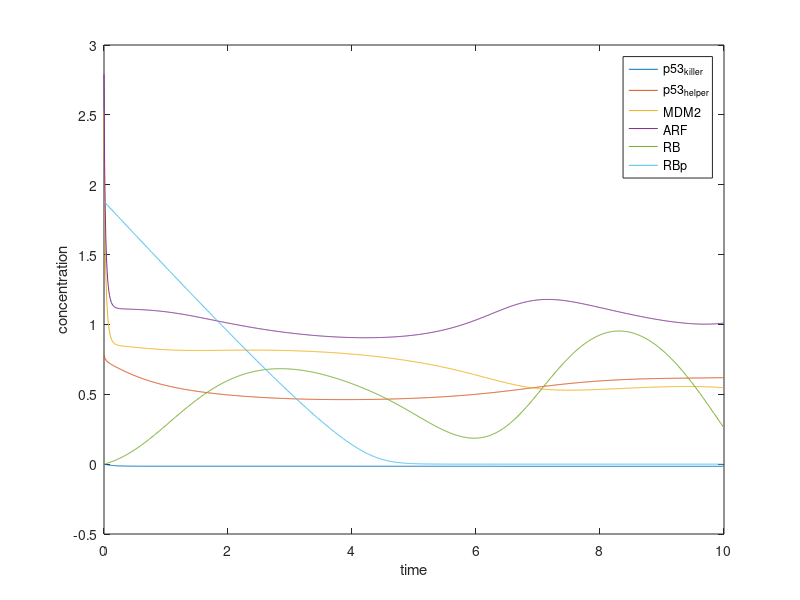

This chart was generated by the following MATLAB code:
clc
clear all;

T_end = 10;
delta_t = 0.01;
N = T_end/delta_t;
timeline = 0:delta_t:(T_end - delta_t);

MDM2_initial = 2.53;
ARF_initial = 2.79;
ARF_MDM2_initial = 1.99;
E2F1_initial = 0.9;
RBp_initial = 1.88;
RB_E2F1_initial = 0;
RB_initial = 0;
% ?
p53helper_initial = 0.78;
p53killer_initial = 0;

p53helper = zeros(1, N);
p53killer = zeros(1, N);
MDM2 = zeros(1, N);
ARF = zeros(1, N);
ARF_MDM2 = zeros(1, N);
E2F1 = zeros(1, N);
RBp = zeros(1, N);
RB_E2F1 = zeros(1, N);
RB = zeros(1, N);
p53killer(1) = p53killer_initial;
p53helper(1) = p53helper_initial;
MDM2(1) = MDM2_initial;
ARF(1) = ARF_initial;
ARF_MDM2(1) = ARF_initial;
E2F1(1) = E2F1_initial;
RBp(1) = RBp_initial;
RB_E2F1(1) = RB_E2F1_initial;
RB(1) = RB_initial;

for i = 2 : N        
    p53helper(i) = p53helper(i - 1) + delta_t * (0.5 - (0.1 + MDM2(i - 1)) * p53helper(i - 1) + 0.5 * p53killer(i - 1) / (0.1 + p53killer(i - 1)));
    p53killer(i) = p53killer(i - 1) + delta_t * (-0.5 * p53killer(i - 1) / (0.1 + p53killer(i - 1)) - (0.1 + MDM2(i - 1) * p53killer(i - 1)));
    MDM2(i) = MDM2(i - 1) + delta_t * (0.02 + 0.3 * (p53killer(i - 1) + p53helper(i - 1)) - 0.1 * MDM2(i - 1) - 10 * ARF(i - 1) * MDM2(i - 1) + 2.1 * ARF_MDM2(i - 1));
    ARF(i) = ARF(i - 1) + delta_t * (0.01 + 0.3 * E2F1(i - 1) - 0.1 * ARF(i - 1) - 10 * ARF(i - 1) * MDM2(i - 1) + 2.1 * ARF_MDM2(i - 1));
    ARF_MDM2(i) = ARF_MDM2(i - 1) + delta_t * (10 * ARF(i - 1) * MDM2(i - 1) - 2 * ARF_MDM2(i - 1) - 0.1 * ARF_MDM2(i - 1) - 0.1 * ARF_MDM2(i - 1));
    E2F1(i) = E2F1(i - 1) + delta_t * (-5 * RB(i - 1) * E2F1(i - 1) + RB_E2F1(i - 1));
    RBp(i) = RBp(i - 1) + delta_t * (-0.5 * RBp(i - 1) / (0.1 + RBp(i - 1)));
    RB_E2F1(i) = RB_E2F1(i - 1) + delta_t * (1 - E2F1(i - 1));
    RB(i) = RB(i - 1) + delta_t * (2 - RBp(i - 1) - RB_E2F1(i - 1));
end


%% Plot
plot(timeline, p53killer, timeline, p53helper, timeline, MDM2, timeline, ARF, timeline, RB, timeline, RBp);
legend('p53_k_i_l_l_e_r','p53_h_e_l_p_e_r','MDM2','ARF', 'RB', 'RBp');
xlabel('time');
ylabel('concentration');